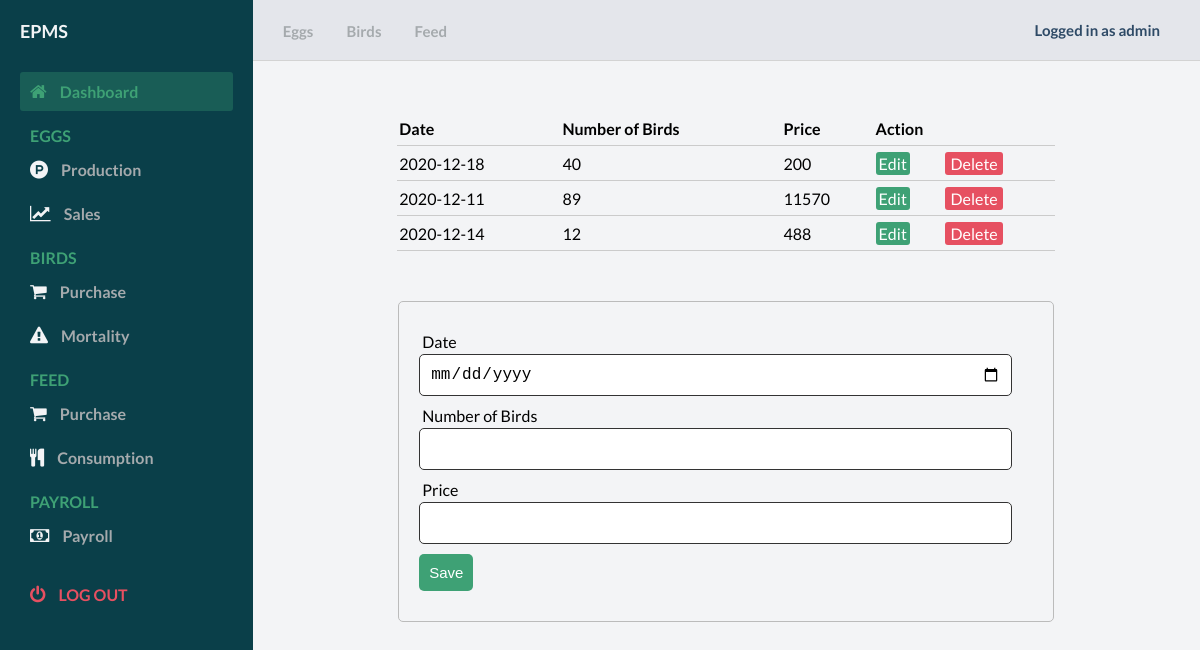
Page /birdsPurchase.php (signed in) on the committed database.
### tables this page shows
CREATE TABLE `BirdsPurchase` (
  `BirdsPurchase_ID` int(11) NOT NULL,
  `Date` date NOT NULL,
  `NumberOfBirds` int(11) NOT NULL,
  `Price` float NOT NULL
);

### includes/action.php (called while the page is built, shortened)
<?php
    include_once "database.php";
    class CrudOperation extends Database{
        public function viewMethod($table){
            $sql = "SELECT * FROM " . $table;
            $array = array();
            $query = $this->connect()->query($sql);
            while($row = mysqli_fetch_assoc($query)){
                $array[] = $row;
            }
            return $array;
        }
    }
    $birdsPurchaseObject = new CrudOperation();
?>

### includes/database.php (called while the page is built, shortened)
<?php
class Database{
    public function connect(){
        $this->servername = 'localhost';
        $this->username = 'root';
        $this->password = '';
        $this->dbname = 'epms_db';
        $conn = new mysqli($this->servername, $this->username, $this->password, $this->dbname);
        return $conn;
    }
}
?>

### birdsPurchase.php (the view, shortened to what this page needs)
<?php
include 'includes/database.php';
include 'includes/action.php';
?>
<!DOCTYPE html>
<html lang="en">
<body id="body">
    <div class="container">
        <main>
            <div class="main__container">
                <table>
                    <thead>
                        <th>Date</th>
                        <th>Number of Birds</th>
                        <th>Price</th>
                        <th colspan="2">Action</th>
                    </thead>
                    <tbody>
                    <?php
                        $myrow = $birdsPurchaseObject->viewMethod("BirdsPurchase");
                        foreach($myrow as $row){
                            ?>
                            <tr>
                                <td><?php echo $row['Date'];?></td>
                                <td><?php echo $row['NumberOfBirds'];?></td>
                                <td><?php echo $row['Price'];?></td>
                                <td>
                                    <a class="edit_btn" href="birdsPurchase.php?birdspurchupdate=1&id=<?php echo $row["BirdsPurchase_ID"]; ?>">Edit</a>
                                </td>
                                <td>
                                    <a class="del_btn" href="includes/action.php?birdspurchdelete=1&id=<?php echo $row["BirdsPurchase_ID"]; ?>">Delete</a>
                                </td>
                            </tr>
                            <?php
                        }
                    ?>
                    </tbody>
                </table>
                <?php
                    if(isset($_GET["birdspurchupdate"])){
                        $id = $_GET["id"] ?? null;
                        $where = array("BirdsPurchase_ID" => $id);
                        $row = $birdsPurchaseObject->selectMethod("BirdsPurchase", $where);
                        ?>
                            <form action="includes/action.php" method="post">
                                <div class="input-group">
                                    <input type="hidden" name="id" value="<?php echo $id; ?>">
                                </div>
                                <div class="input-group">
                                    <label for="">Date</label>
                                    <input id="BPDate" type="date" name="Date" value="<?php echo $row["Date"]; ?>" required>
                                </div>
                                <div class="input-group">
                                    <label for="">Number of Birds</label>
                                    <input type="number" step="any" name="NumberOfBirds" value="<?php echo $row["NumberOfBirds"]; ?>" required>
                                </div>
                                <div class="input-group">
                                    <label for="">Price</label>
                                    <input type="number" step="any" name="Price" value="<?php echo $row["Price"]; ?>" required>
                                </div>
                                <div class="input-group">
                                    <button type="submit" name="birdspurchedit" class="btn" value="">Update</button>
                                </div>
                            </form>
                        <?php
                    }else{
                        ?>
                            <form action="includes/action.php" method="post">
                                <div class="input-group">
                                    <label for="">Date</label>
                                    <input id="BPDate" type="date" name="Date" value="" required>
                                </div>
                                <div class="input-group">
                                    <label for="">Number of Birds</label>
                                    <input type="number" step="any" name="NumberOfBirds" value="" required>
                                </div>
                                <div class="input-group">
                                    <label for="">Price</label>
                                    <input type="number" step="any" name="Price" value="" required>
                                </div>
                                <div class="input-group">
                                    <button type="submit" name="birdspurchsave" class="btn">Save</button>
                                </div>
                            </form>
                        <?php
                    }
                        ?>
            </div>
        </main>
    </div>
</body>
</html>

### styles.css (style rules this page uses)
* { margin: 0; padding: 0; }
body { box-sizing: border-box; font-family: "Lato", sans-serif; }
.container { display: grid; height: 100vh; grid-template-columns: 0.8fr 1fr 1fr 1fr; grid-template-rows: 0.2fr 3fr; grid-template-areas: "sidebar nav nav nav" "sidebar main main main"; }
main { background: #f3f4f6; grid-area: main; overflow-y: auto; }
.main__container { padding: 20px 35px; }
table { width: 75%; margin: 30px auto; border-collapse: collapse; text-align: left; }
tr { border-bottom: 1px solid #cbcbcb; }
th, td { border: none; height: 30px; padding: 2px; }
form { width: 70%; margin: 50px auto; text-align: left; padding: 20px; border: 1px solid #bbb; border-radius: 5px; }
.input-group { margin: 10px 0; }
.input-group label { display: block; text-align: left; margin: 3px; }
.input-group input { height: 30px; width: 93%; padding: 5px 10px; font-size: 16px; border-radius: 5px; border: 1px solid #333; }
.btn { padding: 10px; font-size: 15px; color: #fff; background:#3ea175; border: none; border-radius: 5px; }
.edit_btn { text-decoration: none; padding: 2px 3px; background: #3ea175; color: #fff; border-radius: 3px; }
.del_btn { text-decoration: none; padding: 2px 5px; color: #fff; border-radius: 3px; background: #e65061; }

### rows in the picture
birdspurchase: Date "2020-12-18", NumberOfBirds "40", Price "200"
birdspurchase: Date "2020-12-11", NumberOfBirds "89", Price "11570"
birdspurchase: Date "2020-12-14", NumberOfBirds "12", Price "488"

### other values in the picture
$_SESSION["Username"] "admin"
